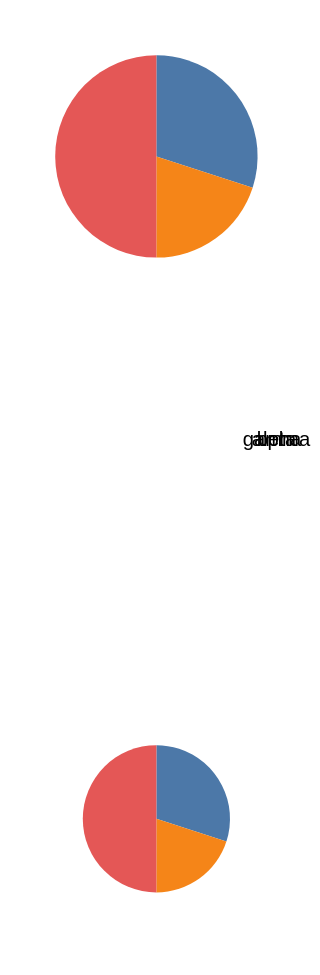

The Vega-Lite source for this figure:
### Vega-Lite specification from a JSON file in a GitHub repository (floating-point values rounded to 4 significant figures)
{"$schema": "https://vega.github.io/schema/vega-lite/v6.json", "description": "A mark's default position is read from the **whole** chain. `pointPositionDefaultRef` asks `getMarkPropOrConfig(channel, markDef, config, {vgChannel})`, which walks the definition under Vega's name for the channel and then Vega-Lite's, and then the configuration the same way — the style blocks, `config[marktype]` under each name, `config.mark`. Read as the definition alone, a theme that places every arc at a radius or every label at an angle placed nothing at all: the mark fell through to the default it would have taken untouched, an arc to `min(width,height)/2` and a text to no angle. The first row is an arc whose radius a theme sets; the second is a text whose angle and radius a theme sets, so the labels stand off the centre at a fixed turn rather than following their slices. A theme's value is still outranked by the mark's own, which the third row states to keep that order drawn rather than assumed.", "data": {"values": [{"c": "alpha", "v": 30}, {"c": "beta", "v": 20}, {"c": "gamma", "v": 50}]}, "config": {"arc": {"radius": 55}, "text": {"theta": 1.2, "radius": 70}}, "vconcat": [{"width": 160, "height": 160, "mark": "arc", "encoding": {"theta": {"field": "v", "type": "quantitative", "stack": true}, "color": {"field": "c", "type": "nominal", "legend": null}}}, {"width": 160, "height": 160, "mark": "text", "encoding": {"text": {"field": "c", "type": "nominal"}}}, {"width": 160, "height": 160, "mark": {"type": "arc", "radius": 40}, "encoding": {"theta": {"field": "v", "type": "quantitative", "stack": true}, "color": {"field": "c", "type": "nominal", "legend": null}}}]}
